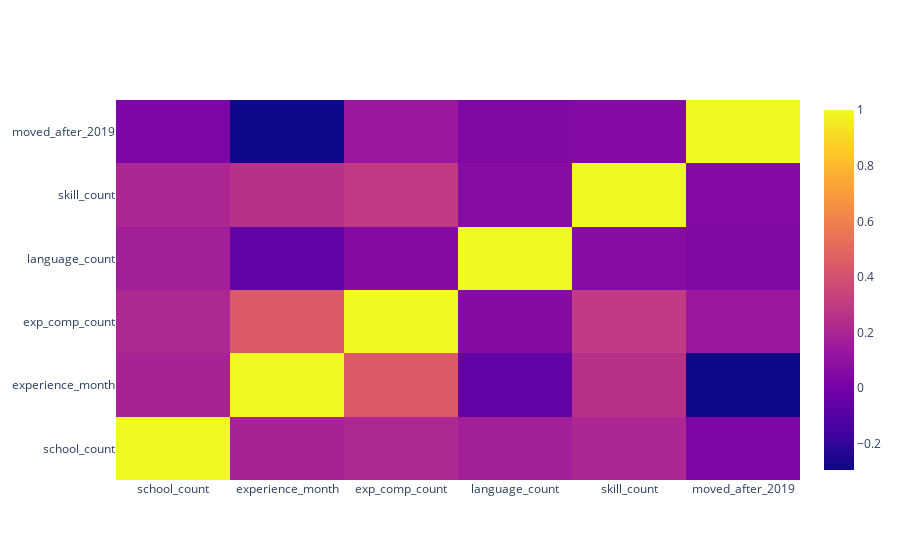

The cell this chart's notebook holds for it:
### Code cell
corr_matrix = train[numeric_cols].corr()

fig = go.Figure(data=go.Heatmap(
                   z=corr_matrix.values,
                   x=corr_matrix.index.values,
                   y=corr_matrix.columns.values,
                   text=corr_matrix
                   ))
fig.show()

### Figure 1 — Plotly figure (JSON) as saved in the notebook; plotly's stock layout.template omitted (floating-point values rounded to 4 significant figures)
{"data": [{"text": [[1, 0.1885, 0.2131, 0.1679, 0.2111, 0.02648], [0.1885, 1, 0.4372, -0.05617, 0.2548, -0.2938], [0.2131, 0.4372, 1, 0.05946, 0.298, 0.1372], [0.1679, -0.05617, 0.05946, 1, 0.06405, 0.0432], [0.2111, 0.2548, 0.298, 0.06405, 1, 0.05225], [0.02648, -0.2938, 0.1372, 0.0432, 0.05225, 1]], "type": "heatmap", "x": ["school_count", "experience_month", "exp_comp_count", "language_count", "skill_count", "moved_after_2019"], "y": ["school_count", "experience_month", "exp_comp_count", "language_count", "skill_count", "moved_after_2019"], "z": [[1, 0.1885, 0.2131, 0.1679, 0.2111, 0.02648], [0.1885, 1, 0.4372, -0.05617, 0.2548, -0.2938], [0.2131, 0.4372, 1, 0.05946, 0.298, 0.1372], [0.1679, -0.05617, 0.05946, 1, 0.06405, 0.0432], [0.2111, 0.2548, 0.298, 0.06405, 1, 0.05225], [0.02648, -0.2938, 0.1372, 0.0432, 0.05225, 1]]}], "layout": {}}
